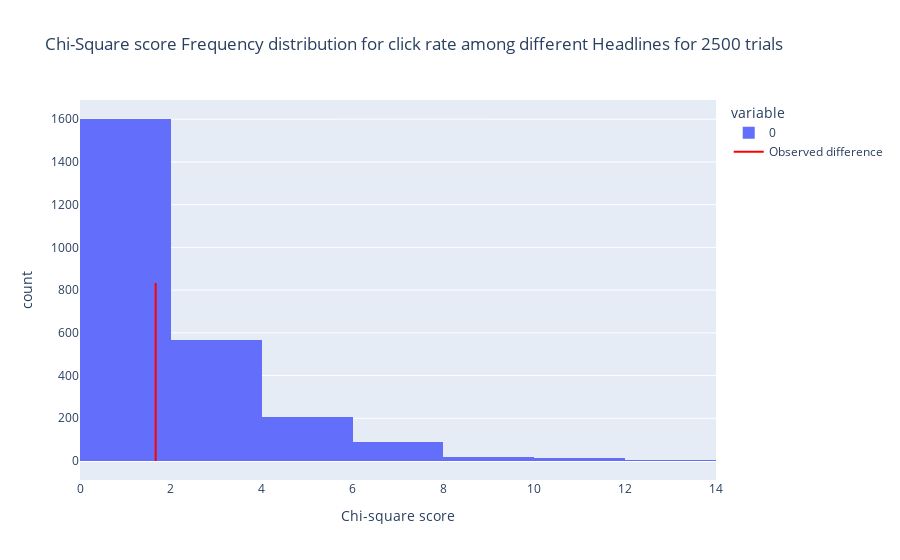

Source (notebook cell):
### Code cell
fig = px.histogram(permuted_chi_data, nbins=12, labels={'value': 'Chi-square score'}, title="Chi-Square score Frequency distribution for click rate among different Headlines for 2500 trials")

# Add a vertical line at difference
fig.add_trace(go.Scatter(x=[ob_chisquared,ob_chisquared], y=[0, len(permuted_chi_data)/3], mode='lines', name='Observed difference', line=dict(color='red', width=2)))

fig.show()

### Figure 1 — Plotly figure (JSON) as saved in the notebook; plotly's stock layout.template omitted (floating-point values rounded to 4 significant figures; data arrays with more than 128 entries replaced by an {"elided": "..."} marker saying what was removed)
{"data": [{"alignmentgroup": "True", "bingroup": "x", "hovertemplate": "variable=0<br>Chi-square score=%{x}<br>count=%{y}<extra></extra>", "legendgroup": "0", "marker": {"color": "#636efa", "pattern": {"shape": ""}}, "name": "0", "nbinsx": 12, "offsetgroup": "0", "orientation": "v", "showlegend": true, "type": "histogram", "x": {"elided": "2500 float values"}, "xaxis": "x", "yaxis": "y"}, {"line": {"color": "red", "width": 2}, "mode": "lines", "name": "Observed difference", "type": "scatter", "x": [1.666, 1.666], "y": [0, 833.3]}], "layout": {"barmode": "relative", "legend": {"title": {"text": "variable"}, "tracegroupgap": 0}, "title": {"text": "Chi-Square score Frequency distribution for click rate among different Headlines for 2500 trials"}, "xaxis": {"anchor": "y", "domain": [0, 1], "title": {"text": "Chi-square score"}}, "yaxis": {"anchor": "x", "domain": [0, 1], "title": {"text": "count"}}}}
